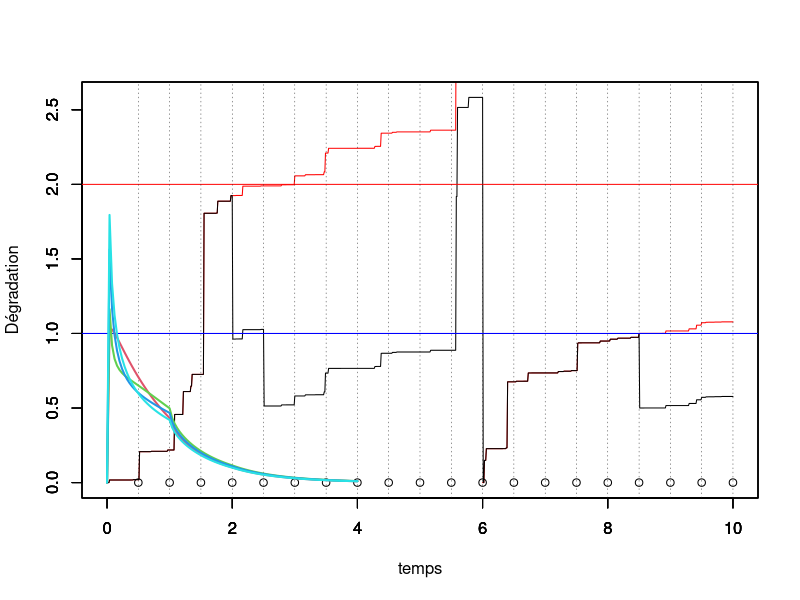
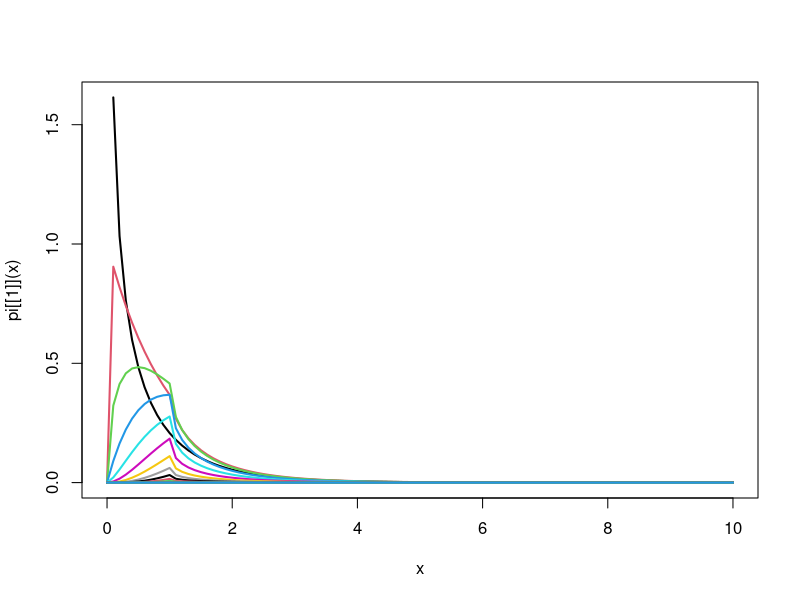

Reproduce these figures in R, in order.
#### Programme de simulation lorsqu'on observe uniquement la dégradation juste avant l'inspection


rm(list=ls())
library(ggplot2)
library(tidyverse)
tau = 0.5 # intervalle inter-inspection
rho = 0.5 # parametre ARDinf
L=1 # seuil pour MP
M=2 # seuil pout MC
tps.final <-10 # fenêtre d'observation du processus

id.newcycle <- FALSE # Initialisation du nb de cycle de renouvellement

set.seed(123)
# Simulation d'un processus gamma jusqu'au temps final
pas = 0.01 # pas de temps pour simuler le processus

alpha = 1 # paramètre de forme de Gamma a = alpha (t)^beta
beta = 1 # paramètre de forme  de Gamma
b=1   # paramètre d'échelle du Gamma
temps = seq(from = 0,to = tps.final,by = pas)

n=length(temps)

nb.inspections<- floor(tps.final/tau) # nombre d'inspections max pendant la fenêtre d'observation.

obs<-numeric(nb.inspections) # données observées (pendant les inspections, à t_j^-)

j<-1 # indicateur prochaine inspection
j.newcycle <- 0 # identifier le j où nouveau cycle
nb.cycles <- 1 # compteur de cycles

x=matrix(nrow=nb.inspections,ncol = n) # processus Gamma simulé, nb.lignes = nb.cycles
x[nb.cycles,1] = 0     # initialisation du processus Gamma = 0 à t=0
for(i in 2:n){
  x[nb.cycles,i] = x[nb.cycles,i-1] + rgamma(1,scale = b, shape = alpha*(temps[i]^beta-temps[i-1]^beta))
}
y=numeric(n) # processus Gamma maintenu
y.tilde=numeric(n) # processus Gamma maintenu

y[1]<-0
y.tilde[1]<-0

while (j<=nb.inspections) {
  # boucle sur un cycle de renouvellement
  if (id.newcycle){
    # on resimule un x depuis 0
    x[nb.cycles,1] = 0     # initialisation du processus Gamma = 0 à t=0
    for(i in 2:n){
      x[nb.cycles,i] = x[nb.cycles,i-1] + rgamma(1,scale = b, shape = alpha*(temps[i]^beta-temps[i-1]^beta))
    }
    id.newcycle <- FALSE
  }
  
  y.tilde[((j-1)*tau/pas+2):(j*(tau/pas)+1)]<-y[((j-1)*tau/pas+2):(j*(tau/pas)+1)]<-y[(j-1)*tau/pas+1]+ x[nb.cycles,((j-j.newcycle-1)*tau/pas+2):((j-j.newcycle)*(tau/pas)+1)]- x[nb.cycles,(j-j.newcycle-1)*tau/pas+1]

  obs[j]<-y[j*tau/pas+1] # état dégradation à l'inspection (t_j^-)
  
  if (obs[j] < L) {
    print("no action")
  } else {
    if (obs[j]<M) {
      y[j*tau/pas+1]<-(1-rho)*y[j*tau/pas+1] # on écrase (ARD infini)
    } else {
      y[j*tau/pas+1]<-0
      id.newcycle <- TRUE
      j.newcycle <- j
      nb.cycles <- nb.cycles+1
    }
  }
  j<-j+1
}


#df <- data.frame(temps,x,y)
#mygraph <- ggplot(df,aes(x = temps)) +  
#  geom_line(aes(y = y), color = "darkred") +
#  geom_line(aes(y = x), color="steelblue", linetype="twodash") +
#  geom_abline(slope = 0,intercept = L,color="blue") +
#  geom_abline(slope = 0,intercept = M,color="red")


temps.cycle<-c(0,tau*which(obs>M),tps.final)
indice.temps.cycle <- c(1,tau/pas*(which(obs>M))+1,length(temps))


for (k in 1:nb.cycles){
  plot(temps[indice.temps.cycle[k]:indice.temps.cycle[k+1]],x[k,1:(indice.temps.cycle[k+1]-indice.temps.cycle[k]+1)],col="red",type="l",ylim = c(0,max(y.tilde)),xlim = c(0,tps.final),xlab="",ylab="")
  par(new=T)
}

plot(temps,y.tilde,type="l",ylim=c(0,max(y.tilde)),xlim = c(0,tps.final),ylab="",xlab="")


par(new=T)
plot(tau*(1:nb.inspections),numeric(length = nb.inspections),ylim=c(0,max(y.tilde)),type="p",xlim = c(0,tps.final),xlab = "temps",ylab="Dégradation")
abline(h=L,col="blue")
abline(h=M,col="red")
abline(v=tau*(1:nb.inspections), lty =3, col = grey(0.1), lwd = 0.45)

#abline(v = tau*(1:nb.inspection))


#####################################
# Calcul de la loi stationnaire
#####################################


## update 20/05/2021
## version discrétisée pour le calcul de la loi stationnaire

# fonction ntrap : renvoie l'intégrale par la méthode des trapèzes
ntrap <- function(abs,ord){
  # Cette fonction renvoie un vecteur de taille nc (pour différentes valeurs de y)
  # abscisse abs : vecteur de taille nl
  # ordonnée ord : matrice de taille nc*nl
  nl<- length(abs)
  if (is.matrix(ord) == T){
    nc <- nrow(ord)
    res <- rowSums((matrix(1,ncol=1,nrow=nc)%*%diff(abs))*(ord[,-ncol(ord)]+ord[,-1])/2)
    } else {
    nc <- 1
    res <- sum(diff(abs)*(ord[-length(ord)]+ord[-1])/2)
    }
  return(res)
}





# vecteur de l'état x
level.x <- seq(0.01,M+2,0.01)
n.level.x <-length(level.x)

ind.L <- which( level.x == L)
ind.M <- which( level.x == M)


level.y <- seq(0.01,M+2,0.01)
n.level.y <-length(level.y)

mat.trans <- matrix(0,ncol=n.level.y,nrow = n.level.x)
mat.trans.rho <- matrix(0,ncol=n.level.y,nrow = n.level.x)

for(i in 1:(n.level.x-1)){
  mat.trans[i,(i+1):n.level.y]<-dgamma(level.y[(i+1):n.level.y]-level.x[i],scale=b,shape = alpha*tau^beta)
  mat.trans.rho[i,(i+1):n.level.y]<-dgamma(level.y[(i+1):n.level.y]-(1-rho)*level.x[i],scale=b,shape = alpha*tau^beta)
}

K<-5
w<-matrix(0,nrow=K,ncol=n.level.y)
w[1,]<-dgamma(level.y,scale = b,shape=alpha*tau^beta)


pi<-list()
pi[[1]]<-function(x) dgamma(x,scale = b,shape=alpha*tau^beta)


for(k in 2:K){
  
  # Contribution à la première intégrale :
  # Remplacer pi par la valeur ancienne de la loi stationnaire
  
  Q1 <- ntrap(level.x[1:ind.L],t(mat.trans[1:ind.L,]) * matrix(rep(w[k-1,1:ind.L],n.level.y),byrow = T,ncol = ind.L)) 
  # Contribution à la deuxième intégrale :
  # Remplacer pi par la valeur ancienne de la loi stationnaire
  
  Q2 <- ntrap(level.x[(ind.L+1):ind.M],t(mat.trans.rho[(ind.L+1):ind.M,]) *matrix(rep(w[k-1,(ind.L+1):ind.M],n.level.y),byrow = T,ncol = ind.M-ind.L) )
  
  # Contribution à la troisième intégrale :
  # Remplacer pi par la valeur ancienne de la loi stationnaire
  
  Q3 <- dgamma(level.y,scale=b,shape=alpha*tau^beta) * ntrap(level.x[(ind.M+1):n.level.y],w[(ind.M+1):n.level.y])
  
  aux <- w[k,] <- (Q1+Q2+Q3)/ntrap(level.x,Q1+Q2+Q3)
  fn_w <- function(x) {
    res <- splinefun(x = level.x, y = aux)(x)*((0 < x) & (x<=max(level.x)))
    return(res)
  }
  pi[[k]] <- fn_w
  curve(pi[[k]](x), from = 0, to = max(level.x), lwd = 2, add = TRUE, col = k)
  print(paste("L'intégrale de la", k,"-ième fonction vaut",integrate(fn_w,0,Inf)$value,sep=" "))
}




K<- 20 # nb itérations de l'algo de point fixe
grid_abs <- seq(0.01,10,0.01)
nb_abs <- length(grid_abs)
w<-matrix(nrow = K,ncol = nb_abs )

pi<-list()
pi[[1]]<-function(x) dgamma(x,scale = b,shape=alpha*tau^beta)


curve(pi[[1]](x), from = 0, to = max(grid_abs), lwd = 2)

for(k in 2:K){
  for (j in 1:nb_abs){
    abs <- grid_abs[j]
    fn_aux1 <- function(x) {
      res <- pi[[k-1]](x)*dgamma(abs-x,scale = b,shape=alpha*tau^beta)
      return(res)
    }
    fn_aux2 <- function(x) {
      res <- pi[[k-1]](x)*dgamma(abs-(1-rho)*x,scale=b,shape=alpha*tau^beta)
      return(res)
    }
    fn_aux3 <- function(x) {
      res <- pi[[k-1]](x)
      return(res)
    }
    w[k,j] <- integrate(f = fn_aux1, lower = 0, upper = min(L,abs))$value 
    + ifelse(min(abs/(1-rho),L)==min(abs/(1-rho),M),0,integrate(f = fn_aux2, lower = min(abs/(1-rho),L), upper = min(abs/(1-rho),M))$value)
    + integrate(f = fn_aux3, lower = M, upper = Inf)$value * dgamma(abs,scale=b,shape=alpha*tau^beta)
  }
  aux <- w[k,]
  fn_w <- function(x) {
    res <- splinefun(x = grid_abs, y = aux)(x)*((0 < x) & (x<=max(grid_abs)))
    return(res)
  }
  pi[[k]] <- fn_w
  curve(pi[[k]](x), from = 0, to = max(grid_abs), lwd = 2, add = TRUE, col = k)
  print(paste("L'intégrale de la", k,"-ième fonction vaut",integrate(fn_w,0,Inf)$value,sep=" "))
}
